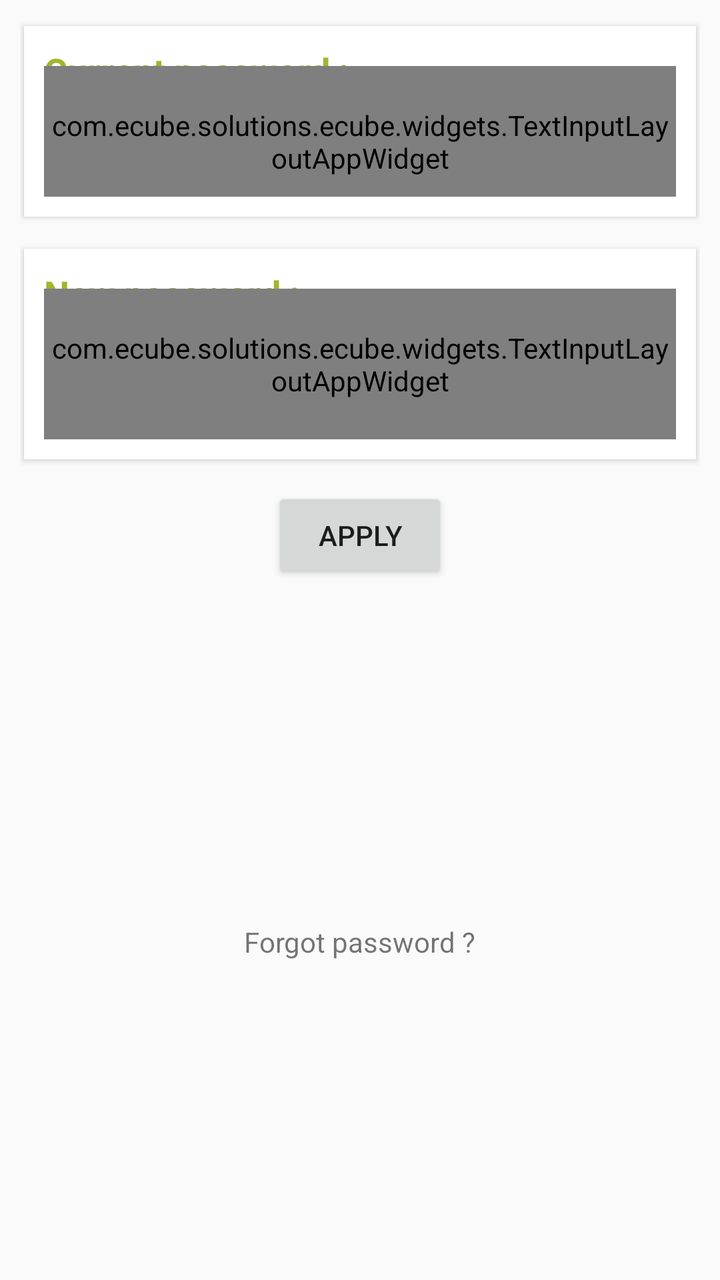
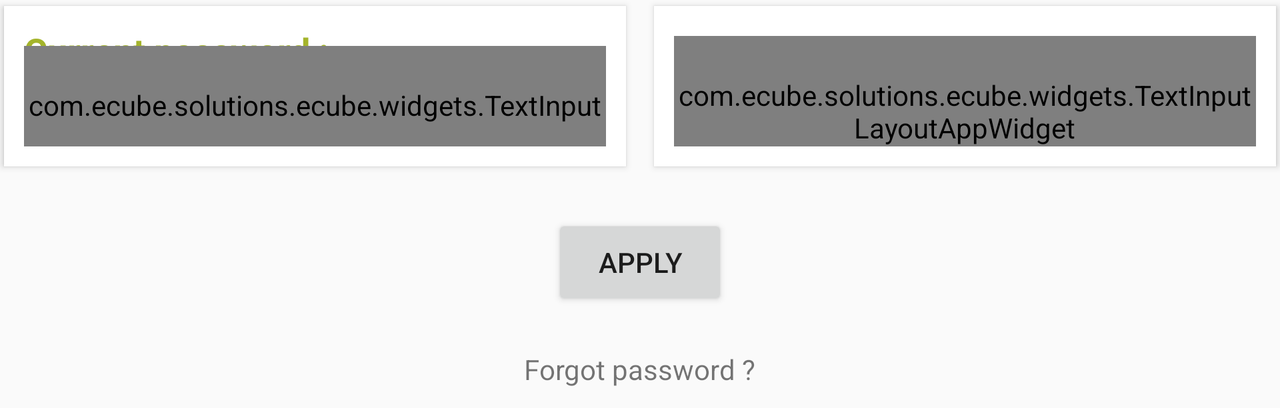

One screen, two layout resources from the same app: the default and the repository's alternative for another configuration. Each is rendered where Android would select it; the XML of both is given below.
<!-- AndroidManifest.xml: application theme AppTheme -->
<!-- res/layout/profile_update_password.xml -->
<?xml version="1.0" encoding="utf-8"?>
<LinearLayout xmlns:android="http://schemas.android.com/apk/res/android"
    xmlns:app="http://schemas.android.com/apk/res-auto"
    android:orientation="vertical"
    android:layout_width="match_parent"
    android:layout_height="match_parent"
    android:padding="10dp">

    <android.support.v7.widget.CardView xmlns:android="http://schemas.android.com/apk/res/android"
        xmlns:card_view="http://schemas.android.com/apk/res-auto"
        android:id="@+id/profile_update_password_cardView_old"
        android:layout_width="fill_parent"
        android:layout_height="wrap_content"
        android:layout_marginBottom="10dp"
        android:layout_marginLeft="0dp"
        android:layout_marginRight="0dp"
        android:clipToPadding="false"
        android:elevation="12dp"
        android:orientation="vertical"
        card_view:cardCornerRadius="0dp"
        card_view:cardUseCompatPadding="true"
        card_view:contentPadding="10dp">

        <TextView
            android:id="@+id/profile_update_password_TextView_password_old"
            android:layout_width="wrap_content"
            android:layout_height="wrap_content"
            android:text="@string/profile_update_change_password_current"
            android:textColor="@color/md_lime_700"
            android:textSize="18sp"
            android:textStyle="bold" />

        <com.ecube.solutions.ecube.widgets.TextInputLayoutAppWidget
            android:id="@+id/profile_update_password_TextInputLayoutAppWidget_password_old"
            android:layout_width="match_parent"
            android:layout_height="wrap_content"
            android:layout_gravity="center_horizontal"
            android:layout_marginTop="10dp"
            android:paddingBottom="10dp"
            android:paddingTop="20dp"
            app:hasShadow="false"
            app:hint="@string/common_strings_password"
            app:inputMode="password_confirm"
            card_view:errorColorTyping="@color/md_green_300" />
    </android.support.v7.widget.CardView>


    <android.support.v7.widget.CardView xmlns:android="http://schemas.android.com/apk/res/android"
        xmlns:card_view="http://schemas.android.com/apk/res-auto"
        android:id="@+id/profile_update_password_cardView_new"
        android:layout_width="fill_parent"
        android:layout_height="wrap_content"
        android:layout_gravity="top"
        android:layout_marginBottom="1dp"
        android:layout_marginLeft="0dp"
        android:layout_marginRight="0dp"
        android:elevation="12dp"
        android:orientation="vertical"
        card_view:cardCornerRadius="0dp"
        card_view:cardUseCompatPadding="true"
        card_view:contentPadding="10dp">

        <TextView
            android:id="@+id/profile_update_password_TextView_password_new"
            android:layout_width="match_parent"
            android:layout_height="wrap_content"
            android:text="@string/profile_update_change_password_new"
            android:textColor="@color/md_lime_700"
            android:textSize="18sp"
            android:textStyle="bold" />

        <com.ecube.solutions.ecube.widgets.TextInputLayoutAppWidget
            android:id="@+id/profile_update_password_TextInputLayoutAppWidget_password_new"
            android:layout_width="match_parent"
            android:layout_height="wrap_content"
            android:layout_gravity="center_horizontal"
            android:layout_marginTop="10dp"
            android:paddingBottom="20dp"
            android:paddingTop="20dp"
            app:hasShadow="true"
            app:hint="@string/common_strings_password"
            app:hint_shadow="@string/common_strings_password_confirm"
            app:inputMode="password_define"
            card_view:errorColorTyping="@color/md_green_300" />
    </android.support.v7.widget.CardView>
    <Button
        android:id="@+id/profile_update_password_Button_submit"
        android:layout_width="wrap_content"
        android:layout_height="wrap_content"
        android:layout_gravity="center_horizontal|top"
        android:layout_marginTop="10dp"
        android:layout_marginBottom="20dp"
        android:text="@string/common_strings_apply" />
    <TextView
        android:layout_width="wrap_content"
        android:layout_height="0dp"
        android:textAppearance="?android:attr/textAppearanceSmall"
        android:text="@string/account_common_strings_forgot_password"
        android:id="@+id/profile_update_password_TextView_forgot"
        android:layout_gravity="center"
        android:layout_weight="1"
        android:gravity="center_vertical" />



</LinearLayout>
<!-- resources referenced by this layout -->
<resources>
  <color name="md_green_300">#81c784</color>
  <color name="md_lime_700">#A4B42B</color>
  <string name="account_common_strings_forgot_password">Forgot password ?</string>
  <string name="common_strings_apply">Apply</string>
  <string name="common_strings_password">Password</string>
  <string name="common_strings_password_confirm">Confirm password</string>
  <string name="profile_update_change_password_current">Current password :</string>
  <string name="profile_update_change_password_new">New password :</string>
  <style name="AppTheme" parent="Theme.AppCompat.Light.DarkActionBar">
          
          <item name="colorPrimary">@color/colorPrimary</item>
          <item name="colorPrimaryDark">@color/colorPrimaryDark</item>
          <item name="colorAccent">@color/colorAccent</item>
      </style>
  <color name="colorPrimary">#4CAF50</color>
  <color name="colorPrimaryDark">#388E3C</color>
  <color name="colorAccent">#00E676</color>
</resources>
<!-- res/layout-land/profile_update_password.xml (the repository's variant of the layout above) -->
<!-- drawn on the phone turned sideways -->
<?xml version="1.0" encoding="utf-8"?>
<LinearLayout xmlns:android="http://schemas.android.com/apk/res/android"
    xmlns:app="http://schemas.android.com/apk/res-auto"
    android:orientation="vertical"
    android:layout_width="match_parent"
    android:layout_height="wrap_content">
    <LinearLayout xmlns:android="http://schemas.android.com/apk/res/android"
        xmlns:app="http://schemas.android.com/apk/res-auto"
        android:orientation="horizontal"
        android:layout_width="match_parent"
        android:layout_height="wrap_content">
    <android.support.v7.widget.CardView xmlns:android="http://schemas.android.com/apk/res/android"
        xmlns:card_view="http://schemas.android.com/apk/res-auto"
        android:id="@+id/profile_update_password_cardView_old"
        android:layout_width="0dp"
        android:layout_height="match_parent"
        android:layout_weight="1"
        android:layout_marginBottom="1dp"
        android:layout_marginLeft="0dp"
        android:layout_marginRight="10dp"
        android:clipToPadding="false"
        android:elevation="12dp"
        android:orientation="vertical"
        card_view:cardCornerRadius="0dp"
        card_view:cardUseCompatPadding="true"
        card_view:contentPadding="10dp">

        <TextView
            android:id="@+id/profile_update_password_TextView_password_old"
            android:layout_width="wrap_content"
            android:layout_height="wrap_content"
            android:text="@string/profile_update_change_password_current"
            android:textColor="@color/md_lime_700"
            android:textSize="18sp"
            android:textStyle="bold" />

        <com.ecube.solutions.ecube.widgets.TextInputLayoutAppWidget
            android:id="@+id/profile_update_password_TextInputLayoutAppWidget_password_old"
            android:layout_width="match_parent"
            android:layout_height="wrap_content"
            android:layout_gravity="center_horizontal"
            android:layout_marginTop="10dp"
            android:paddingBottom="10dp"
            android:paddingTop="20dp"
            app:hasShadow="false"
            app:hint="@string/common_strings_password"
            app:inputMode="password_confirm"
            card_view:errorColorTyping="@color/md_green_300" />
    </android.support.v7.widget.CardView>


    <android.support.v7.widget.CardView xmlns:android="http://schemas.android.com/apk/res/android"
        xmlns:card_view="http://schemas.android.com/apk/res-auto"
        android:id="@+id/profile_update_password_cardView_new"
        android:layout_width="0dp"
        android:layout_height="wrap_content"
        android:layout_weight="1"
        android:layout_gravity="top"
        android:layout_marginBottom="1dp"
        android:layout_marginLeft="0dp"
        android:layout_marginRight="0dp"
        android:elevation="12dp"
        android:orientation="vertical"
        card_view:cardCornerRadius="0dp"
        card_view:cardUseCompatPadding="true"
        card_view:contentPadding="10dp">

        <TextView
            android:id="@+id/profile_update_password_TextView_password_new"
            android:layout_width="match_parent"
            android:layout_height="wrap_content"
            android:text="New password:"
            android:textColor="@color/md_lime_700"
            android:textSize="18sp"
            android:textStyle="bold" />

        <com.ecube.solutions.ecube.widgets.TextInputLayoutAppWidget
            android:id="@+id/profile_update_password_TextInputLayoutAppWidget_password_new"
            android:layout_width="match_parent"
            android:layout_height="wrap_content"
            android:layout_gravity="center_horizontal"
            android:layout_marginTop="5dp"
            android:paddingBottom="0dp"
            android:paddingTop="20dp"
            app:hasShadow="true"
            app:hint="@string/common_strings_password"
            app:hint_shadow="@string/common_strings_password_confirm"
            app:inputMode="password_define"
            card_view:errorColorTyping="@color/md_green_300" />
    </android.support.v7.widget.CardView>
        </LinearLayout>
    <LinearLayout xmlns:android="http://schemas.android.com/apk/res/android"
        xmlns:app="http://schemas.android.com/apk/res-auto"
        android:orientation="vertical"
        android:layout_width="match_parent"
        android:layout_height="match_parent"
        android:padding="10dp">
    <Button
        android:id="@+id/profile_update_password_Button_submit"
        android:layout_width="wrap_content"
        android:layout_height="0dp"
        android:layout_weight="1"
        android:layout_gravity="center_horizontal|top"
        android:layout_marginTop="10dp"
        android:layout_marginBottom="20dp"
        android:text="@string/common_strings_apply" />
    <TextView
        android:layout_width="wrap_content"
        android:layout_height="0dp"
        android:textAppearance="?android:attr/textAppearanceSmall"
        android:text="@string/account_common_strings_forgot_password"
        android:id="@+id/profile_update_password_TextView_forgot"
        android:layout_gravity="center"
        android:layout_weight="1"
        android:gravity="center_vertical" />
</LinearLayout>


</LinearLayout>
<!-- resources referenced by the variant -->
<!-- as the phone turned sideways resolves them -->
<resources>
  <color name="md_green_300">#81c784</color>
  <color name="md_lime_700">#A4B42B</color>
  <string name="account_common_strings_forgot_password">Forgot password ?</string>
  <string name="common_strings_apply">Apply</string>
  <string name="common_strings_password">Password</string>
  <string name="common_strings_password_confirm">Confirm password</string>
  <string name="profile_update_change_password_current">Current password :</string>
  <style name="AppTheme" parent="Theme.AppCompat.Light.DarkActionBar">
          
          <item name="colorPrimary">@color/colorPrimary</item>
          <item name="colorPrimaryDark">@color/colorPrimaryDark</item>
          <item name="colorAccent">@color/colorAccent</item>
      </style>
  <color name="colorPrimary">#4CAF50</color>
  <color name="colorPrimaryDark">#388E3C</color>
  <color name="colorAccent">#00E676</color>
</resources>
